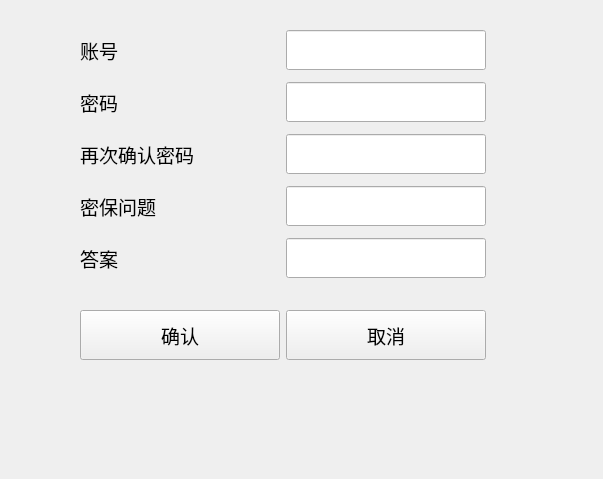
<?xml version="1.0" encoding="UTF-8"?>
<ui version="4.0">
 <class>RegisterDialog</class>
 <widget class="QWidget" name="RegisterDialog">
  <property name="geometry">
   <rect>
    <x>0</x>
    <y>0</y>
    <width>603</width>
    <height>479</height>
   </rect>
  </property>
  <property name="windowTitle">
   <string>Form</string>
  </property>
  <widget class="QWidget" name="">
   <property name="geometry">
    <rect>
     <x>80</x>
     <y>30</y>
     <width>481</width>
     <height>406</height>
    </rect>
   </property>
   <property name="minimumSize">
    <size>
     <width>200</width>
     <height>50</height>
    </size>
   </property>
   <layout class="QFormLayout" name="formLayout_2">
    <item row="0" column="0" colspan="2">
     <layout class="QFormLayout" name="formLayout">
      <item row="0" column="1">
       <widget class="QLineEdit" name="line_account">
        <property name="minimumSize">
         <size>
          <width>200</width>
          <height>40</height>
         </size>
        </property>
        <property name="maximumSize">
         <size>
          <width>160</width>
          <height>40</height>
         </size>
        </property>
        <property name="font">
         <font>
          <pointsize>12</pointsize>
         </font>
        </property>
       </widget>
      </item>
      <item row="1" column="1">
       <spacer name="horizontalSpacer">
        <property name="minimumSize">
         <size>
          <width>200</width>
          <height>0</height>
         </size>
        </property>
        <property name="orientation">
         <enum>Qt::Horizontal</enum>
        </property>
        <property name="sizeHint" stdset="0">
         <size>
          <width>40</width>
          <height>20</height>
         </size>
        </property>
       </spacer>
      </item>
      <item row="3" column="0">
       <widget class="QLabel" name="label_9">
        <property name="minimumSize">
         <size>
          <width>200</width>
          <height>40</height>
         </size>
        </property>
        <property name="maximumSize">
         <size>
          <width>100</width>
          <height>40</height>
         </size>
        </property>
        <property name="font">
         <font>
          <pointsize>14</pointsize>
         </font>
        </property>
        <property name="text">
         <string>密码</string>
        </property>
       </widget>
      </item>
      <item row="3" column="1">
       <widget class="QLineEdit" name="line_psw">
        <property name="minimumSize">
         <size>
          <width>200</width>
          <height>40</height>
         </size>
        </property>
        <property name="maximumSize">
         <size>
          <width>160</width>
          <height>40</height>
         </size>
        </property>
        <property name="font">
         <font>
          <pointsize>12</pointsize>
         </font>
        </property>
        <property name="text">
         <string/>
        </property>
       </widget>
      </item>
      <item row="4" column="1">
       <spacer name="horizontalSpacer_4">
        <property name="minimumSize">
         <size>
          <width>200</width>
          <height>0</height>
         </size>
        </property>
        <property name="orientation">
         <enum>Qt::Horizontal</enum>
        </property>
        <property name="sizeHint" stdset="0">
         <size>
          <width>40</width>
          <height>20</height>
         </size>
        </property>
       </spacer>
      </item>
      <item row="5" column="0">
       <widget class="QLabel" name="label_10">
        <property name="minimumSize">
         <size>
          <width>200</width>
          <height>40</height>
         </size>
        </property>
        <property name="maximumSize">
         <size>
          <width>100</width>
          <height>40</height>
         </size>
        </property>
        <property name="font">
         <font>
          <pointsize>14</pointsize>
         </font>
        </property>
        <property name="text">
         <string>再次确认密码</string>
        </property>
       </widget>
      </item>
      <item row="5" column="1">
       <widget class="QLineEdit" name="line_psw2">
        <property name="minimumSize">
         <size>
          <width>200</width>
          <height>40</height>
         </size>
        </property>
        <property name="maximumSize">
         <size>
          <width>160</width>
          <height>40</height>
         </size>
        </property>
        <property name="font">
         <font>
          <pointsize>12</pointsize>
         </font>
        </property>
       </widget>
      </item>
      <item row="6" column="1">
       <spacer name="horizontalSpacer_3">
        <property name="minimumSize">
         <size>
          <width>200</width>
          <height>0</height>
         </size>
        </property>
        <property name="orientation">
         <enum>Qt::Horizontal</enum>
        </property>
        <property name="sizeHint" stdset="0">
         <size>
          <width>40</width>
          <height>20</height>
         </size>
        </property>
       </spacer>
      </item>
      <item row="7" column="0">
       <widget class="QLabel" name="label_7">
        <property name="minimumSize">
         <size>
          <width>200</width>
          <height>40</height>
         </size>
        </property>
        <property name="maximumSize">
         <size>
          <width>100</width>
          <height>40</height>
         </size>
        </property>
        <property name="font">
         <font>
          <pointsize>14</pointsize>
         </font>
        </property>
        <property name="text">
         <string>密保问题</string>
        </property>
       </widget>
      </item>
      <item row="7" column="1">
       <widget class="QLineEdit" name="line_question">
        <property name="minimumSize">
         <size>
          <width>200</width>
          <height>40</height>
         </size>
        </property>
        <property name="maximumSize">
         <size>
          <width>160</width>
          <height>40</height>
         </size>
        </property>
        <property name="font">
         <font>
          <pointsize>12</pointsize>
         </font>
        </property>
       </widget>
      </item>
      <item row="8" column="1">
       <spacer name="horizontalSpacer_2">
        <property name="minimumSize">
         <size>
          <width>200</width>
          <height>0</height>
         </size>
        </property>
        <property name="orientation">
         <enum>Qt::Horizontal</enum>
        </property>
        <property name="sizeHint" stdset="0">
         <size>
          <width>40</width>
          <height>20</height>
         </size>
        </property>
       </spacer>
      </item>
      <item row="9" column="0">
       <widget class="QLabel" name="label_8">
        <property name="minimumSize">
         <size>
          <width>200</width>
          <height>40</height>
         </size>
        </property>
        <property name="maximumSize">
         <size>
          <width>100</width>
          <height>40</height>
         </size>
        </property>
        <property name="font">
         <font>
          <pointsize>14</pointsize>
         </font>
        </property>
        <property name="text">
         <string>答案</string>
        </property>
       </widget>
      </item>
      <item row="9" column="1">
       <widget class="QLineEdit" name="line_answer">
        <property name="minimumSize">
         <size>
          <width>200</width>
          <height>40</height>
         </size>
        </property>
        <property name="maximumSize">
         <size>
          <width>160</width>
          <height>40</height>
         </size>
        </property>
        <property name="font">
         <font>
          <pointsize>12</pointsize>
         </font>
        </property>
       </widget>
      </item>
      <item row="0" column="0">
       <widget class="QLabel" name="label_6">
        <property name="minimumSize">
         <size>
          <width>200</width>
          <height>40</height>
         </size>
        </property>
        <property name="maximumSize">
         <size>
          <width>100</width>
          <height>40</height>
         </size>
        </property>
        <property name="font">
         <font>
          <pointsize>14</pointsize>
         </font>
        </property>
        <property name="text">
         <string>账号</string>
        </property>
       </widget>
      </item>
     </layout>
    </item>
    <item row="2" column="0">
     <widget class="QPushButton" name="btn_ok">
      <property name="minimumSize">
       <size>
        <width>200</width>
        <height>50</height>
       </size>
      </property>
      <property name="maximumSize">
       <size>
        <width>160</width>
        <height>30</height>
       </size>
      </property>
      <property name="font">
       <font>
        <pointsize>14</pointsize>
       </font>
      </property>
      <property name="text">
       <string>确认</string>
      </property>
     </widget>
    </item>
    <item row="2" column="1">
     <widget class="QPushButton" name="btn_cancel">
      <property name="minimumSize">
       <size>
        <width>200</width>
        <height>50</height>
       </size>
      </property>
      <property name="maximumSize">
       <size>
        <width>160</width>
        <height>30</height>
       </size>
      </property>
      <property name="font">
       <font>
        <pointsize>14</pointsize>
       </font>
      </property>
      <property name="text">
       <string>取消</string>
      </property>
     </widget>
    </item>
    <item row="1" column="0">
     <spacer name="horizontalSpacer_5">
      <property name="orientation">
       <enum>Qt::Horizontal</enum>
      </property>
      <property name="sizeHint" stdset="0">
       <size>
        <width>40</width>
        <height>20</height>
       </size>
      </property>
     </spacer>
    </item>
    <item row="1" column="1">
     <spacer name="horizontalSpacer_6">
      <property name="orientation">
       <enum>Qt::Horizontal</enum>
      </property>
      <property name="sizeHint" stdset="0">
       <size>
        <width>40</width>
        <height>20</height>
       </size>
      </property>
     </spacer>
    </item>
   </layout>
  </widget>
 </widget>
 <resources/>
 <connections/>
</ui>
